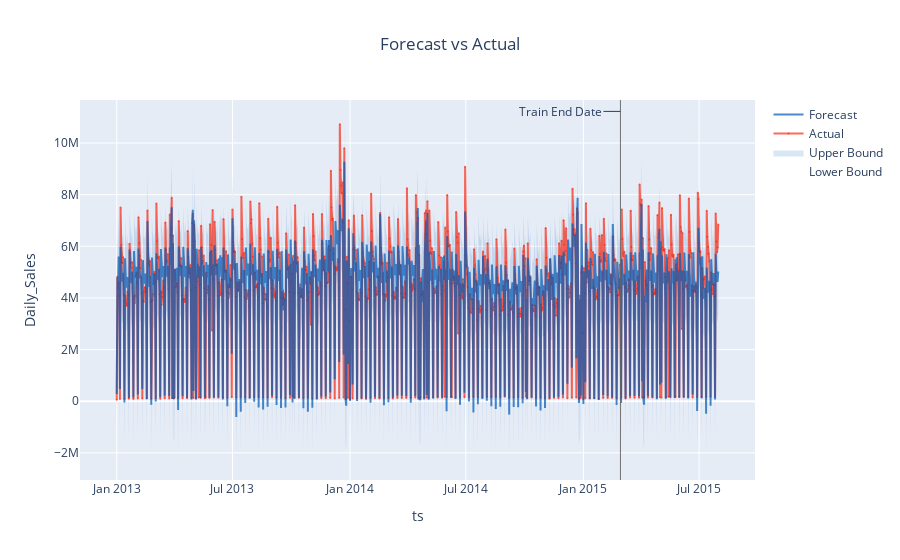

Notebook code for this chart:
### Markdown cell above
#### Backtest

### Code cell
backtest = prophet_result.backtest
fig = backtest.plot()
plotly.io.show(fig)

### Figure 1 — Plotly figure (JSON) as saved in the notebook; plotly's stock layout.template omitted (floating-point values rounded to 4 significant figures; data arrays with more than 128 entries replaced by an {"elided": "..."} marker saying what was removed)
{"data": [{"legendgroup": "interval", "line": {"color": "rgba(0, 90, 181, 0.5)", "width": 0}, "mode": "lines", "name": "Lower Bound", "type": "scatter", "x": {"elided": "942 str values"}, "y": {"elided": "942 float values"}}, {"fill": "tonexty", "fillcolor": "rgba(0, 90, 181, 0.15)", "legendgroup": "interval", "line": {"color": "rgba(0, 90, 181, 0.5)", "width": 0}, "mode": "lines", "name": "Upper Bound", "type": "scatter", "x": {"elided": "942 str values"}, "y": {"elided": "942 float values"}}, {"line": {"color": "rgba(250, 43, 20, 0.7)"}, "marker": {"color": "rgba(250, 43, 20, 0.7)", "size": 2}, "mode": "lines+markers", "name": "Actual", "opacity": 1, "type": "scatter", "x": {"elided": "942 str values"}, "y": {"elided": "942 int values"}}, {"line": {"color": "rgba(0, 90, 181, 0.7)", "dash": "solid"}, "name": "Forecast", "type": "scatter", "x": {"elided": "942 str values"}, "y": {"elided": "942 float values"}}], "layout": {"annotations": [{"arrowhead": 0, "ax": -60, "ay": 0, "showarrow": true, "text": "Train End Date", "x": "2015-02-28T00:00:00", "xref": "x", "y": 0.97, "yref": "paper"}], "legend": {"traceorder": "reversed"}, "shapes": [{"line": {"color": "rgba(100, 100, 100, 0.9)", "width": 1}, "type": "line", "x0": "2015-02-28T00:00:00", "x1": "2015-02-28T00:00:00", "xref": "x", "y0": 0, "y1": 1, "yref": "paper"}], "showlegend": true, "title": {"text": "Forecast vs Actual", "x": 0.5}, "xaxis": {"autorange": true, "range": ["2012-11-06 20:57:32.861", "2015-09-24 03:02:27.139"], "title": {"text": "ts"}, "type": "date"}, "yaxis": {"autorange": true, "range": [-3054000.0, 11710000.0], "title": {"text": "Daily_Sales"}, "type": "linear"}}}
